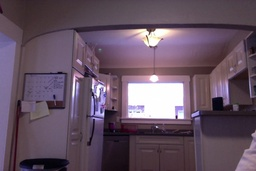
#> input picture n1_small.jpg, 256 x 171 px, shrunk from 540 x 360 before the run
$ jupyter execute project2_solution.ipynb
#> lines starting #> are read from the running program, lines starting #| are printed output that depends on the picture
### utils.py
import numpy as np
import matplotlib.pyplot as plt

# [30 lines left out: function convolve_preserve, not called in this run]

def gaussian(sz, sigma):
    out = np.zeros((sz, sz))
    ofs = sz // 2
    for j in range(sz):
        for k in range(sz):
            m, n = j - ofs, k - ofs
            out[j, k] = np.exp(-(m*m + n*n)/(2*sigma*sigma))
    return out/out.sum()

def convolve(g, h, step=1):
    '''Note to self: Don't use np.mat with
       regular ndarrays. It results in
       bizarre performance. '''
    out = np.zeros((g.shape))
    k = h.shape[0]
    ofs = k // 2
    for i in range(k, g.shape[0], step):
        for j in range(k, g.shape[1], step):
            sub_img = g[i-k:i, j-k:j]
            t = sub_img * h
            out[i-ofs, j-ofs] = t.sum()
    return out

def harris_response(I, sz=9, sigma=2):
    gauss = gaussian(sz, sigma)
    sobel = np.array([[-1, 0, 1], [-2, 0, 2], [-1, 0, 1]])
    Iu = convolve(I, sobel)
    Iv = convolve(I, sobel.T)
    Iuu = convolve(Iu*Iu, gauss)
    Ivv = convolve(Iv*Iv, gauss)
    Iuv = convolve(Iu*Iv, gauss)
    denom = Iuu + Ivv + 1e-10
    num = Iuu*Ivv - Iuv*Iuv
    out = num / denom
    out[out == np.nan] = 0
    return out

def is_max(H, i, j):
    center_val = H[i, j]
    all_i = [i-1, i, i+1, i-1, i+1, i-1, i, i+1]
    all_j = [j-1, j-1, j-1, j, j, j+1, j+1, j+1]
    if np.all(H[all_i, all_j] < center_val):
        return True
    return False

def local_max(H):
    x = []
    y = []
    for i in range(H.shape[0]):
        for j in range(H.shape[1]):
            try:
                if is_max(H, i, j):
                    x.append(i)
                    y.append(j)
            except IndexError as e:
                continue
    return x, y

# [5 lines left out: function filter_local_max, not called in this run]

def adaptive_suppression(H, x, y, n=100, c=0.9):
    '''  Pretty garbage algorithm. Some
    sort of nearest-neighbor algorithm could be much
    more efficient. TODO: Add kd tree.'''
    dist = []
    for x0, y0 in zip(x, y):
        v = H[y0, x0]
        d = np.inf
        for x1, y1 in zip(x, y):
            if c*H[y1, x1] > v:
                dd = abs(x1 - x0) + abs(y1 - y0)
                if dd < d:
                    d = dd
        dist.append(d)
    ind = np.argsort(dist)
    ind = ind[-n:]
    x = np.asarray(x)
    y = np.asarray(y)
    return y[ind], x[ind]

def unpack(ls):
    x = []; y = []
    for e in ls:
        x.append(e[0])
        y.append(e[1])
    return np.asarray(x), np.asarray(y)

def extract_descriptors(I, x, y, ks=21):
    '''x, y are lists of keypoints.'''
    assert len(x) == len(y)
    ofs = ks // 2
    out = []
    x_out = []
    y_out = []
    for xx, yy in zip(x, y):
        sub = I[xx-ofs:xx+ofs+1, yy-ofs:yy+ofs+1]
        if sub.shape[0] == ks and sub.shape[1] == ks:
            x_out.append(xx)
            y_out.append(yy)
            out.append(sub)
    return np.stack(out), np.asarray(y_out), np.asarray(x_out)

def d_hat(d):
    return (d - d.mean()) / np.std(d, ddof=1)

def err(d0, d1):
    out = (d1 - d0)**2
    return out.sum()

def match_descriptors(d1, d2, x1, y1, x2, y2):
    out_1 = []
    out_2 = []
    for d, xx1, yy1 in zip(d1, x1, y1):
        d_h = d_hat(d)
        mn = np.inf
        jj = 0
        for dd, xx2, yy2 in zip(d2, x2, y2):
            dd_h = d_hat(dd)
            e = err(d_h, dd_h)
            if e < mn:
                mn = e
                jj = (xx2, yy2)
        out_1.append((xx1, yy1))
        out_2.append(jj)
    return np.asarray(out_1), np.asarray(out_2)


def match_descriptors_threshold(d1, d2, x1, y1, x2, y2, r=0.7):
    out_1 = []
    out_2 = []
    for d, xx1, yy1 in zip(d1, x1, y1):
        d_h = d_hat(d)
        mn = np.inf
        mn2 = np.inf
        jj = 0
        for dd, xx2, yy2 in zip(d2, x2, y2):
            dd_h = d_hat(dd)
            e = err(d_h, dd_h)
            if e < mn2:
                mn2 = e
                if e < mn:
                    mn2 = mn
                    mn = e
                    jj = (xx2, yy2)
        if mn < r*mn2:
            out_1.append((xx1, yy1))
            out_2.append(jj)
    return np.asarray(out_1), np.asarray(out_2)


def homography(pts1, pts2):
    # split coordinates into lists
    u1 = pts1[:,0]
    v1 = pts1[:,1]
    u2 = pts2[:,0]
    v2 = pts2[:,1]

    # initialize A matrix
    n = len(pts1)
    A = np.zeros(shape=(2*n,9))
    i = 0

    # add rows for each point match
    for j in range(0, 2*n, 2):
        A[j] = [0, 0, 0, -u1[i], -v1[i], -1, v2[i]*u1[i], v2[i]*v1[i], v2[i]]
        A[j+1] = [u1[i], v1[i], 1, 0, 0, 0, -u2[i]*u1[i], -u2[i]*v1[i], -u2[i]]
        i += 1

    # print resulting matrix
    # print(A, '\n')

    # solve the svd for the nullspace
    U, Sigma, Vt = np.linalg.svd(A)

    # return nullspace
    return Vt[-1]

def residual(up, u, vp, v):
     a = (up-u)**2
     b = (vp-v)**2
     return np.sqrt(a + b)


# [15 lines of commented-out code are left out]


# [2 lines that do not run on import are left out]

### project2_solution.ipynb
[cell 1]
import importlib
import matplotlib.pyplot as plt
import numpy as np
from utils import *

i1 = plt.imread('n1_small.jpg')
#> i1 is the input picture: shape (171, 256, 3); mean R, G, B 100.6, 82.2, 98.2
i2 = plt.imread('n2_small.jpg')
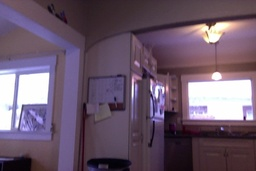
#> input picture n2_small.jpg, 256 x 171 px, shrunk from 540 x 360 before the run
#> i2 is the input picture: shape (171, 256, 3); mean R, G, B 107.6, 89, 107.5
i1 = i1.mean(axis=2)
#> i1: shape (171, 256) float64
i2 = i2.mean(axis=2)
#> i2: shape (171, 256) float64
h1 = harris_response(i1)
h2 = harris_response(i2)
#> call 2 of harris_response, with sz = 9, sigma = 2
#> after the loop in convolve (call 10), `for i in range(k, g.shape[0], step):`:
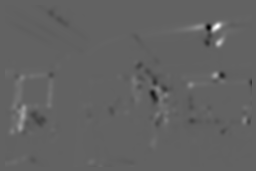
#> out: shape (171, 256) float64; min -38269, max 61246.5, mean 184.4; drawn with min black and max white
#> in harris_response (call 2), `out = num / denom`:
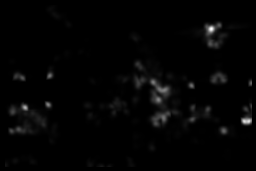
#> out: shape (171, 256) float64; min 0, max 41345.2, mean 672.5; drawn with min black and max white
fig, axs = plt.subplots(ncols=2, figsize=(12, 8))
axs[0].imshow(h1)
axs[1].imshow(h2)
plt.show()

[cell 2]
x1, y1 = local_max(h1)
x2, y2 = local_max(h2)
x1, y1 = adaptive_suppression(h1, y1, x1)
#> the loop in adaptive_suppression, `for x0, y0 in zip(x, y):` made 359 passes
#> (x0, y0) on passes 1 to 3: (5, 5), (12, 5), (88, 5)
x2, y2 = adaptive_suppression(h2, y2, x2)
#> the loop in adaptive_suppression (call 2), `for x0, y0 in zip(x, y):` made 297 passes
#> (x0, y0) on passes 1 to 3: (23, 5), (38, 5), (83, 5)

d1, out_x1, out_y1 = extract_descriptors(i1, x1, y1)
#> the loop in extract_descriptors, `for xx, yy in zip(x, y):` made 100 passes
#> (xx, yy) on passes 1 to 12: (49, 138), (93, 208), (7, 120), (7, 197), (36, 102), (93, 241), (35, 49), (109, 66), (32, 24), (31, 91), (77, 66), (140, 58)
d2, out_x2, out_y2 = extract_descriptors(i2, x2, y2)
#> the loop in extract_descriptors (call 2), `for xx, yy in zip(x, y):` made 100 passes
#> (xx, yy) on passes 1 to 12: (51, 241), (43, 210), (83, 138), (22, 37), (30, 97), (57, 23), (34, 250), (142, 25), (166, 56), (5, 38), (23, 155), (151, 57)
#> pass 1, in extract_descriptors (call 2), `sub = I[xx-ofs:xx+ofs+1, yy-ofs:yy+ofs+1]`:
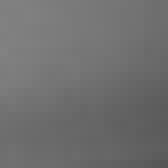
#> sub: shape (21, 21) float64 (shown 8 times larger); min 85, max 130, mean 111.4

[cell 3]
ix1, ix2 = match_descriptors(d1, d2, out_x1, out_y1, out_x2, out_y2)
#> the loop in match_descriptors, `for d, xx1, yy1 in zip(d1, x1, y1):` made 73 passes
#> (xx1, yy1) on passes 1 to 12: (138, 49), (208, 93), (102, 36), (241, 93), (49, 35), (66, 109), (24, 32), (91, 31), (66, 77), (58, 140), (17, 72), (147, 10)
#> after the loop in match_descriptors, `for d, xx1, yy1 in zip(d1, x1, y1):`:
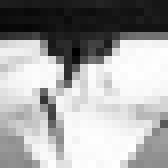
#> d_h: shape (21, 21) float64 (shown 8 times larger); min -1.78, max 0.988, mean 2.26e-16; drawn with min black and max white
#> after the loop in match_descriptors, `for d, xx1, yy1 in zip(d1, x1, y1):`:
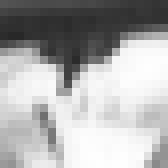
#> dd: shape (21, 21) float64 (shown 8 times larger); min 40, max 254.3, mean 172.4

[cell 4]
match_x1, match_y1 = unpack(ix1)
#> the loop in unpack, `for e in ls:` made 73 passes
match_x2, match_y2 = unpack(ix2)
#> the loop in unpack (call 2), `for e in ls:` made 73 passes
#> e on passes 1 to 12: [190, 47], [192, 119], [170, 35], [100, 48], [108, 38], [100, 48], [86, 39], [200, 71], [125, 79], [70, 80], [163, 155], [137, 13]
match_x2 += i1.shape[1]

out_im = np.concatenate((i1, i2), axis=1)
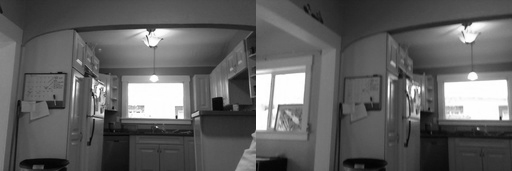
#> out_im: shape (171, 512) float64; min 2.67, max 255, mean 97.5
plt.figure(figsize=(15, 12))
plt.imshow(out_im, cmap='gray')
for x, y, xx, yy in zip(match_x1, match_y1, match_x2, match_y2):
    plt.plot([x, xx], [y, yy])
#> this loop made 73 passes
#> (x, y, xx, yy) on passes 1 to 12: (138, 49, 446, 47), (208, 93, 448, 119), (102, 36, 426, 35), (241, 93, 356, 48), (49, 35, 364, 38), (66, 109, 356, 48), (24, 32, 342, 39), (91, 31, 456, 71), (66, 77, 381, 79), (58, 140, 326, 80), (17, 72, 419, 155), (147, 10, 393, 13)
plt.show()
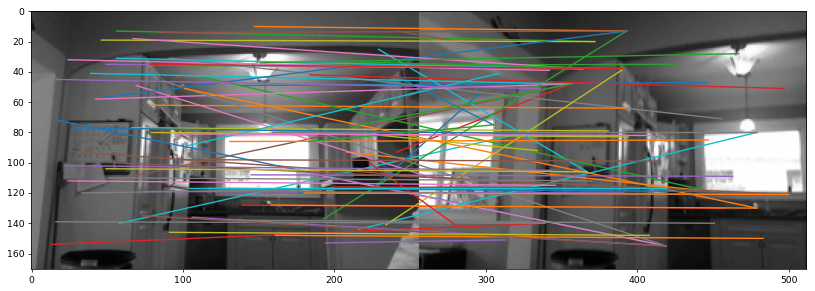
#> figure drawn by matplotlib, 1 panel

[cell 5]
ix1, ix2 = match_descriptors_threshold(d1, d2, out_x1, out_y1, out_x2, out_y2)
#> the loop in match_descriptors_threshold, `for d, xx1, yy1 in zip(d1, x1, y1):` made 73 passes
#> pass 1, in err (call 5628), `out = (d1 - d0)**2`:
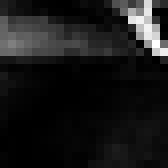
#> out: shape (21, 21) float64 (shown 8 times larger); min 4.18e-06, max 8.71, mean 0.862; drawn with min black and max white

[cell 6]
match_x1, match_y1 = unpack(ix1)
match_x2, match_y2 = unpack(ix2)
match_x2 += i1.shape[1]

out_im = np.concatenate((i1, i2), axis=1)
plt.figure(figsize=(15, 12))
plt.imshow(out_im, cmap='gray')
i = 0
for x, y, xx, yy in zip(match_x1, match_y1, match_x2, match_y2):
    plt.plot([x, xx], [y, yy])
    i+=1
#> this loop made 30 passes
#> (x, y, xx, yy) on passes 1 to 12: (138, 49, 446, 47), (24, 32, 342, 39), (66, 77, 381, 79), (17, 72, 419, 155), (139, 128, 458, 130), (79, 80, 394, 83), (79, 62, 393, 64), (74, 119, 391, 120), (184, 42, 497, 51), (84, 14, 393, 13), (132, 138, 451, 140), (145, 108, 463, 109)
plt.show()

[cell 7]
match_x2 -= i1.shape[1]
pts1 = np.vstack((match_x1, match_y1)).T
pts2 = np.vstack((match_x2, match_y2)).T

H_test = homography(pts1, pts2)
print(H_test)
#| [-2.21566844e-03 -6.07138332e-03  8.95769464e-01 -2.16077686e-03
#|  -1.86162335e-03  4.44419706e-01 -1.90469922e-05 -3.54947601e-05
#|   6.18751073e-03]

[cell 8]
def RANSAC(n_iter, pts1, pts2, sample_size, min_inliers, r=5):
    ''' pts1: np.array with shape (n_matches, 2) '''
#> called with n_iter = 1000, pts1 = array of shape (30, 2), pts2 = array of shape (30, 2), sample_size = 20, min_inliers = 1, r = 5
    H_best = None
    inliers = []
    for m in range(n_iter):
        indices = np.random.choice(pts1.shape[0], size=sample_size, replace=False)
        indices = sorted(indices)

        # split the lists into a sample and the complement
        samp1 = np.zeros(shape=(sample_size, 2))
        samp2 = np.zeros(shape=(sample_size, 2))
        n1 = np.zeros(shape=(pts1.shape[0]-sample_size, 2))
        n2 = np.zeros(shape=(pts2.shape[0]-sample_size, 2))
        j = 0
        k = 0
        for i in range(pts1.shape[0]):
            if i in indices:
                samp1[j] = pts1[i]
                samp2[j] = pts2[i]
                j += 1
            else:
                n1[k] = pts1[i]
                n2[k] = pts2[i]
                k += 1

        H_maybe = homography(samp1, samp2)
        H_maybe = np.reshape(H_maybe, (3, 3))

        n1_with_ones = np.hstack((n1, np.ones((n1.shape[0], 1))))

        Xprime = H_maybe @ n1_with_ones.T # predict n1's points based on H_maybe, compare to locations in n2.
        Xprime = Xprime.T
        Xprime = Xprime[:, :2] / Xprime[:, 2][:, np.newaxis]
        sub_inliers = []
        for pair1, pair2 in zip(Xprime, n2):
            #print(pair1, pair2)
            test_r = residual(pair1[0], pair2[0], pair1[1], pair2[1])

            #print('Residual:', test_r, '\n')

            if  test_r < r:
                print(pair1, pair2)
                sub_inliers.append((pair1, pair2))

        if len(sub_inliers) > len(inliers) and len(sub_inliers) >= min_inliers:
            inliers = sub_inliers
            H_best = H_maybe
    return H_best, inliers

[cell 9]
n_iter = 1000
H_best, inliers = RANSAC(n_iter, pts1, pts2, 20, 1)

print('\n',H_best)

[cell 10]
import skimage.transform as skt
# Create a projective transform based on the homography matrix $H$
proj_trans = skt.ProjectiveTransform(H_best)

# Warp the image into image 1's coordinate system
im_trans = skt.warp(i2,proj_trans)
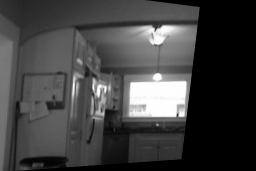
#> im_trans: shape (171, 256) float64; min 0, max 255, mean 65.3

plt.imshow(im_trans, cmap='gray')
plt.show()
